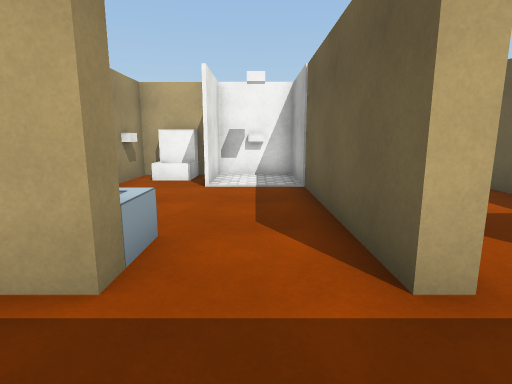
View 1 (above)

15 first-person views from a walk through a 3-D level made in the Unity game engine. The camera is 1.3 m above the floor, tilts 10° down and sees 80° across. The floor is counted in squares, 1.06 m on a side. Each view is taken from the middle of a square. On the plan, view 1 faces up. The plan holds only what a view shows up to about 13 squares ahead; the rest is blank. The player character is not drawn. Some surface patterns are stand-ins.

View 2
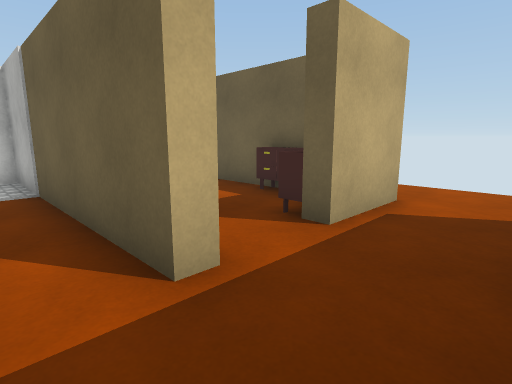

View 3
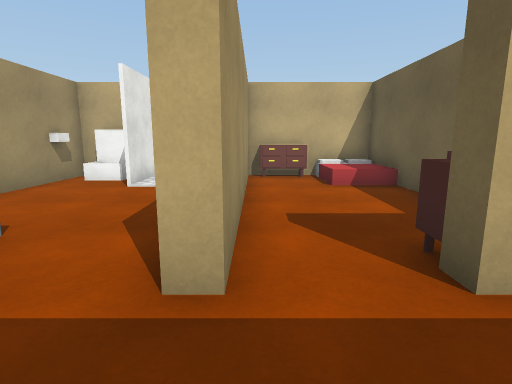

View 4
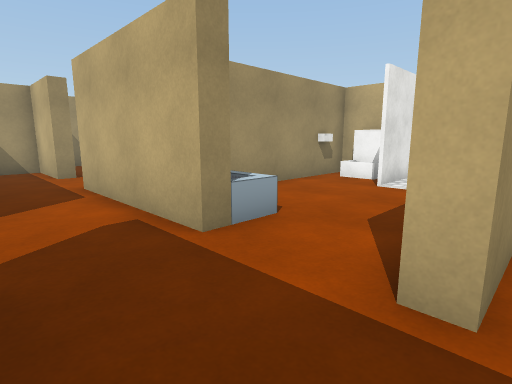

View 5
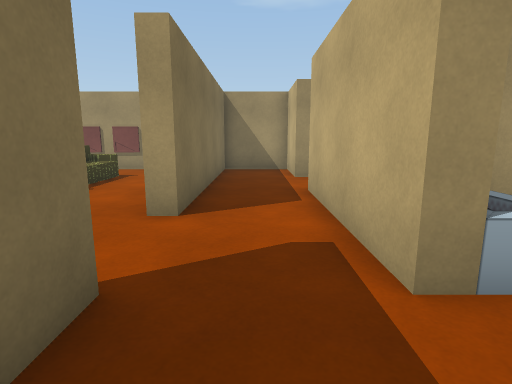

View 6
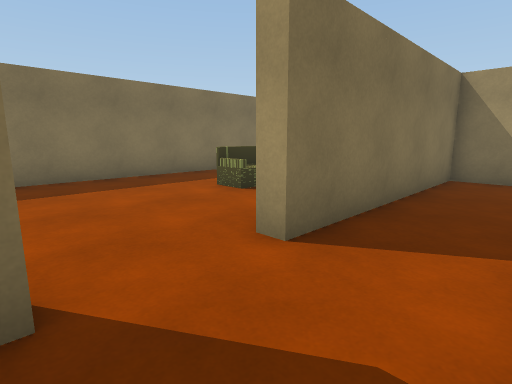

View 7
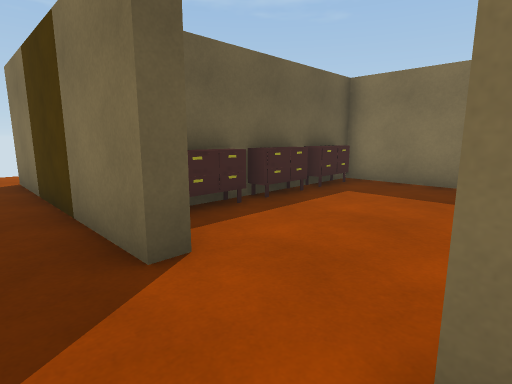

View 8
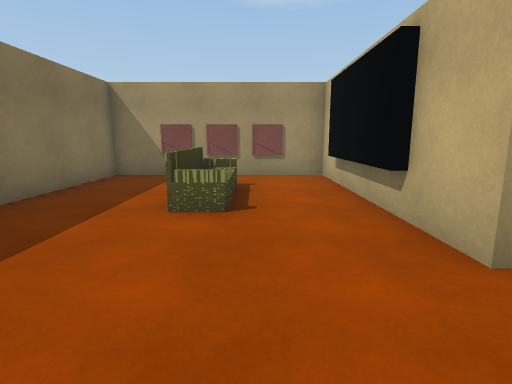

View 9
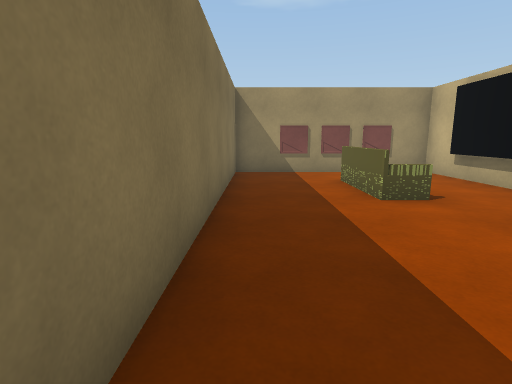

View 10
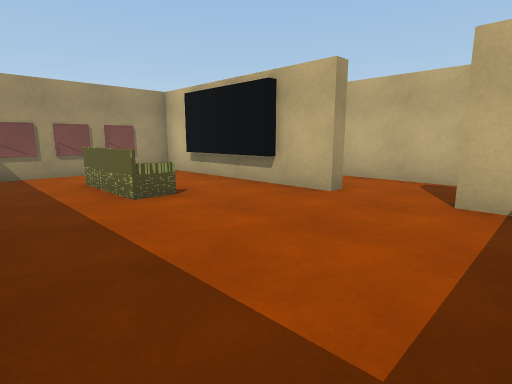

View 11
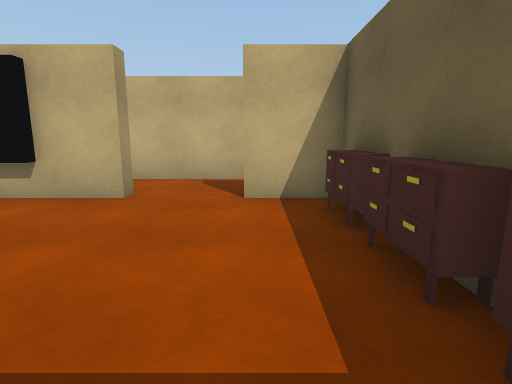

View 12
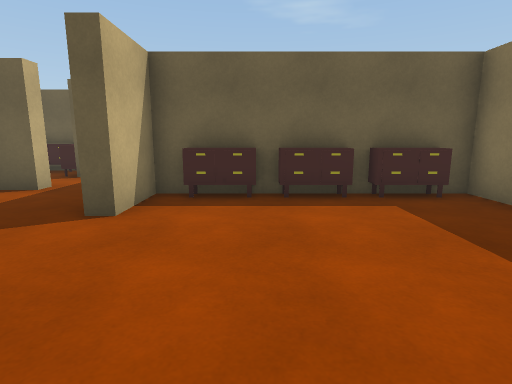

View 13
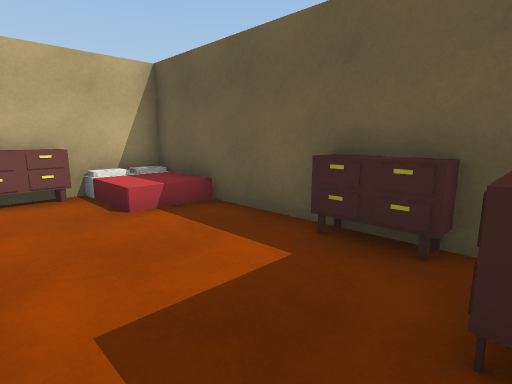

View 14
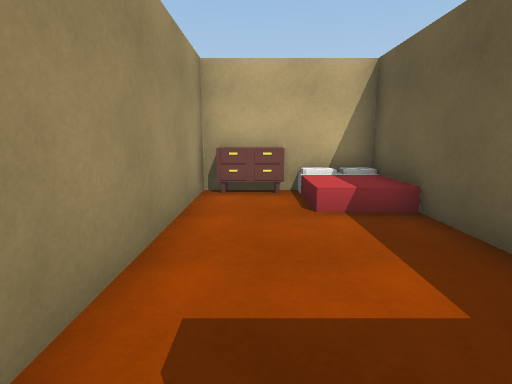

View 15
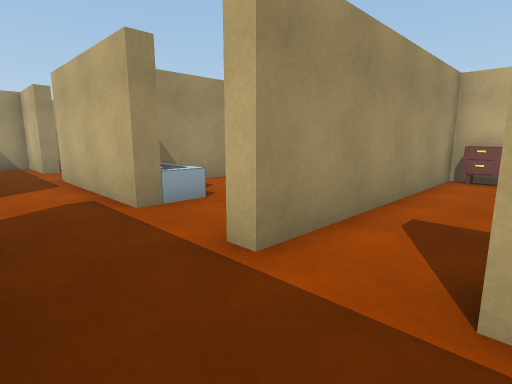

### Floor plan
Ten units are one square. View 1 is at (0, 0); x grows to the right and y downward. Boxes are objects, and circles mark ways between rooms. Rooms are numbered by the first view taken in them; rooms with no view inside come last. Other rooms are left out.
<svg viewBox="-120 -110 189 192">
<path fill="none" stroke="#000" d="M58 -32 58 -102 18 -102 18 -23 13 -23 13 -35M64 -23 38 -23M-12 -29 -12 -23M-13 2 62 2M-112 44 -112 77 7 77 7 7 -13 7 -13 2M-87 -23 -112 -23 -112 2 -37 2 -37 7 -112 7 -112 25M-12 -23 -62 -23"/>
<rect x="25" y="-105" width="10" height="10" fill="#bbb"><title>dresser</title></rect>
<rect x="35" y="-35" width="20" height="10" fill="#bbb"><title>dresser</title></rect>
<rect x="45" y="-55" width="10" height="20" fill="#bbb"><title>dresser</title></rect>
<rect x="-115" y="55" width="10" height="10" fill="#bbb"><title>other object</title></rect>
<rect x="-115" y="35" width="10" height="10" fill="#bbb"><title>other object</title></rect>
<rect x="-115" y="25" width="10" height="10" fill="#bbb"><title>other object</title></rect>
<rect x="-65" y="35" width="10" height="10" fill="#bbb"><title>sofa</title></rect>
<rect x="-5" y="55" width="10" height="10" fill="#bbb"><title>dresser</title></rect>
<rect x="-5" y="35" width="10" height="10" fill="#bbb"><title>dresser</title></rect>
<rect x="-5" y="15" width="10" height="10" fill="#bbb"><title>dresser</title></rect>
<circle cx="-10" cy="-5" r="3" fill="#2a7"/>
<text x="30" y="-40">1</text>
<text x="-60" y="30">2</text>
</svg>
Room 1 opens to room 2.

Where each view was taken, in squares from view 1:
view 1: 0 up, 0 right, facing up
view 2: 0 up, 0 right, facing up-right
view 3: 0 up, 2 right, facing up
view 4: 0 up, 2 right, facing up-left
view 5: 1 up, 1 right, facing left
view 6: 2 up, 1 left, facing down-left
view 7: 1 up, 4 left, facing down-right
view 8: 3 down, 1 left, facing left
view 9: 7 down, 0 right, facing left
view 10: 7 down, 0 right, facing up-left
view 11: 7 down, 1 left, facing up
view 12: 3 down, 6 left, facing right
view 13: 3 up, 2 right, facing up-right
view 14: 3 up, 3 right, facing up
view 15: 0 up, 4 right, facing up-left
